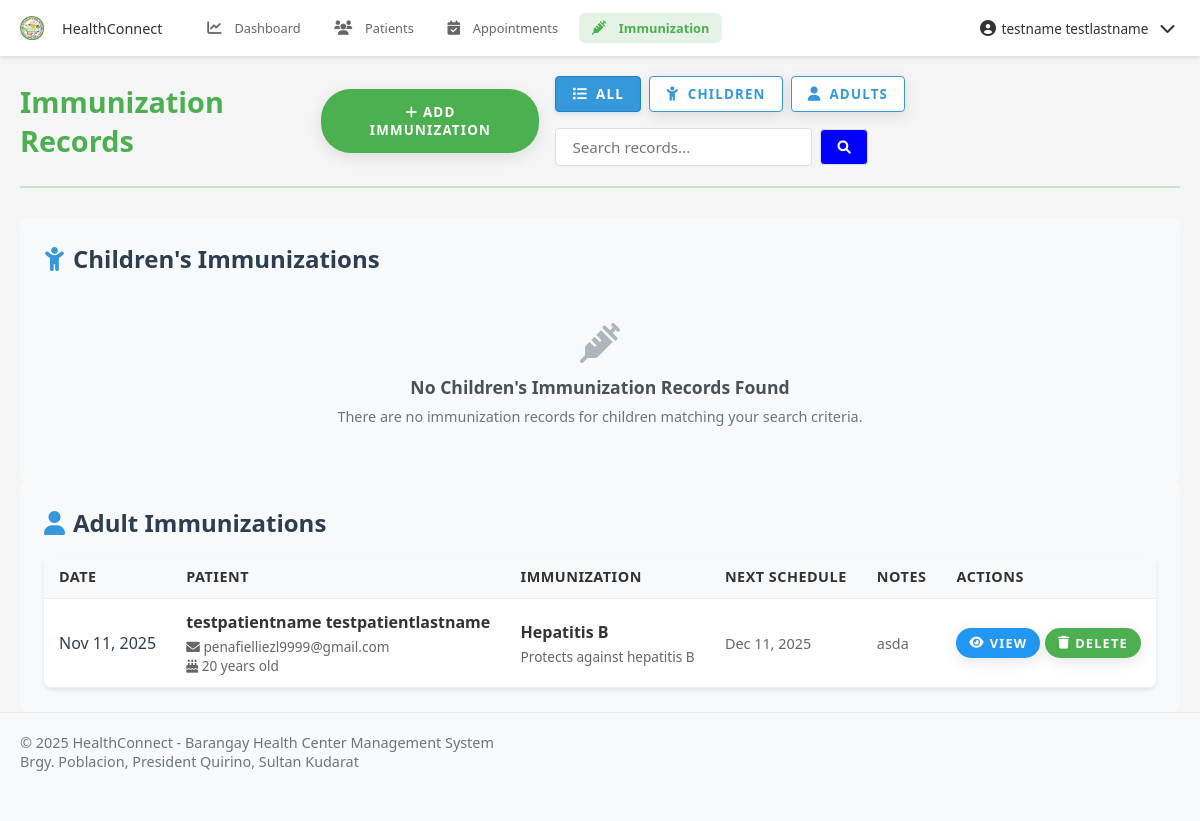
Page /pages/health_worker/immunization.php (signed in) on the committed database.
### tables this page shows
CREATE TABLE `immunization_records` (
  `immunization_record_id` int(11) NOT NULL,
  `patient_id` int(11) DEFAULT NULL,
  `immunization_type_id` int(11) DEFAULT NULL,
  `health_worker_id` int(11) DEFAULT NULL,
  `dose_number` int(11) DEFAULT NULL,
  `date_administered` date DEFAULT NULL,
  `next_schedule_date` date DEFAULT NULL,
  `notes` text DEFAULT NULL,
  `created_at` timestamp NOT NULL DEFAULT current_timestamp(),
  `updated_at` timestamp NOT NULL DEFAULT current_timestamp() ON UPDATE current_timestamp()
);

CREATE TABLE `users` (
  `user_id` int(11) NOT NULL,
  `role_id` int(11) DEFAULT NULL,
  `username` varchar(50) NOT NULL,
  `email` varchar(100) NOT NULL,
  `password` varchar(255) NOT NULL,
  `mobile_number` varchar(20) DEFAULT NULL,
  `first_name` varchar(100) NOT NULL,
  `middle_name` varchar(100) DEFAULT NULL,
  `last_name` varchar(100) NOT NULL,
  `gender` enum('Male','Female','Other') DEFAULT NULL,
  `date_of_birth` date DEFAULT NULL,
  `address` text DEFAULT NULL,
  `profile_picture` varchar(255) DEFAULT NULL,
  `is_active` tinyint(1) DEFAULT 1,
  `last_login` datetime DEFAULT NULL,
  `otp` varchar(6) DEFAULT NULL,
  `otp_expiry` datetime DEFAULT NULL,
  `created_at` timestamp NOT NULL DEFAULT current_timestamp(),
  `updated_at` timestamp NOT NULL DEFAULT current_timestamp() ON UPDATE current_timestamp()
);

CREATE TABLE `immunization_types` (
  `immunization_type_id` int(11) NOT NULL,
  `name` varchar(100) NOT NULL,
  `description` text DEFAULT NULL,
  `recommended_age` varchar(100) DEFAULT NULL,
  `dose_count` int(11) DEFAULT 1,
  `created_at` timestamp NOT NULL DEFAULT current_timestamp()
);

### pages/health_worker/immunization.php (the view, shortened to what this page needs)
<?php
$database = new Database();
$pdo = $database->getConnection();
try {
    $query = "SELECT health_worker_id FROM health_workers WHERE user_id = ?";
    $stmt = $pdo->prepare($query);
    $stmt->execute([$_SESSION['user_id']]);
    $health_worker = $stmt->fetch(PDO::FETCH_ASSOC);
    $health_worker_id = $health_worker['health_worker_id'];
} catch (PDOException $e) {
    error_log("Error fetching health worker ID: " . $e->getMessage());
    header('Location: /connect/pages/login.php');
    exit();
}
$search = isset($_GET['search']) ? trim($_GET['search']) : '';
$where_clause = '';
$params = [];
if (!empty($search)) {
    $where_clause = "AND (CONCAT(u.first_name, ' ', u.last_name) LIKE ? OR u.email LIKE ? OR it.name LIKE ?)";
    $search_param = "%$search%";
    $params = [$health_worker_id, $search_param, $search_param, $search_param];
} else {
    $params = [$health_worker_id];
}
try {
    $query = "SELECT ir.*,
              CONCAT(u.first_name, ' ', u.last_name) as patient_name,
              u.email as patient_email,
              it.name as immunization_name,
              it.description as immunization_description,
              TIMESTAMPDIFF(YEAR, u.date_of_birth, CURDATE()) as age
              FROM immunization_records ir
              JOIN patients p ON ir.patient_id = p.patient_id
              JOIN users u ON p.user_id = u.user_id
              JOIN immunization_types it ON ir.immunization_type_id = it.immunization_type_id
              WHERE ir.health_worker_id = ? $where_clause
              ORDER BY ir.date_administered DESC";
    $stmt = $pdo->prepare($query);
    $stmt->execute($params);
    $immunizations = $stmt->fetchAll(PDO::FETCH_ASSOC);
    $child_immunizations = array_filter($immunizations, function($record) {
        return $record['age'] < 18;
    });
    $adult_immunizations = array_filter($immunizations, function($record) {
        return $record['age'] >= 18;
    });
} catch (PDOException $e) {
    error_log("Error fetching immunization data: " . $e->getMessage());
    $immunizations = [];
    $immunization_types = [];
    $patients_list = [];
}
?>
<!DOCTYPE html>
<html lang="en">
<head>
    <?php include __DIR__ . '/../../includes/header_links.php'; ?>
</head>
<body>
    <?php include __DIR__ . '/../../includes/navbar.php'; ?>
    <div class="container">
        <div class="page-header">
            <h1>Immunization Records</h1>
            <div class="header-actions">
                <button class="btn btn-primary" onclick="showAddImmunizationModal()">
                    <i class="fas fa-plus"></i> Add Immunization
                </button>
                <div class="filter-actions">
                    <div class="filter-buttons">
                        <button class="btn btn-filter active" data-filter="all">
                            <i class="fas fa-list"></i> All
                        </button>
                        <button class="btn btn-filter" data-filter="children">
                            <i class="fas fa-child"></i> Children
                        </button>
                        <button class="btn btn-filter" data-filter="adults">
                            <i class="fas fa-user"></i> Adults
                        </button>
                    </div>
                <form class="search-form" action="" method="GET">
                    <input type="text" name="search" placeholder="Search records..." value="<?php echo htmlspecialchars($search); ?>">
                    <button type="submit"><i class="fas fa-search"></i></button>
                </form>
                </div>
            </div>
        </div>
        <div class="immunization-sections">
            <div class="immunization-section">
                <h2><i class="fas fa-child"></i> Children's Immunizations</h2>
                <div class="immunization-table-container">
                    <?php if (empty($child_immunizations)): ?>
                    <div class="empty-state">
                        <i class="fas fa-syringe"></i>
                        <h3>No Children's Immunization Records Found</h3>
                        <p>There are no immunization records for children matching your search criteria.</p>
                    </div>
                    <?php endif; ?>
                </div>
            </div>
            <div class="immunization-section">
                <h2><i class="fas fa-user"></i> Adult Immunizations</h2>
                <div class="immunization-table-container">
                    <?php if (empty($adult_immunizations)): ?>
                    <div class="empty-state">
                        <i class="fas fa-syringe"></i>
                        <h3>No Adult Immunization Records Found</h3>
                        <p>There are no immunization records for adults matching your search criteria.</p>
                    </div>
                    <?php else: ?>
                    <table class="immunization-table">
                        <thead>
                            <tr>
                                <th>Date</th>
                                <th>Patient</th>
                                <th>Immunization</th>
                                <th>Next Schedule</th>
                                <th>Notes</th>
                                <th>Actions</th>
                            </tr>
                        </thead>
                        <tbody>
                            <?php foreach ($adult_immunizations as $record): ?>
                            <tr>
                                <td>
                                    <div class="table-date">
                                        <?php echo date('M d, Y', strtotime($record['date_administered'])); ?>
                                    </div>
                                </td>
                                <td>
                                    <div class="table-patient-name">
                                        <?php echo htmlspecialchars($record['patient_name']); ?>
                                    </div>
                                    <div class="table-patient-info">
                                        <div><i class="fas fa-envelope"></i> <?php echo htmlspecialchars($record['patient_email']); ?></div>
                                        <div><i class="fas fa-birthday-cake"></i> <?php echo htmlspecialchars($record['age']); ?> years old</div>
                                    </div>
                                </td>
                                <td>
                                    <div class="table-immunization-name">
                                        <?php echo htmlspecialchars($record['immunization_name']); ?>
                                    </div>
                                    <div class="table-immunization-desc" title="<?php echo htmlspecialchars($record['immunization_description']); ?>">
                                        <?php echo htmlspecialchars($record['immunization_description']); ?>
                                    </div>
                                </td>
                                <td>
                                    <div class="table-next-schedule">
                                        <?php if (!empty($record['next_schedule_date'])): ?>
                                            <?php echo date('M d, Y', strtotime($record['next_schedule_date'])); ?>
                                        <?php else: ?>
                                            <span class="text-muted">None</span>
                                        <?php endif; ?>
                                    </div>
                                </td>
                                <td>
                                    <div class="table-notes" title="<?php echo htmlspecialchars($record['notes'] ?? ''); ?>">
                                        <?php echo htmlspecialchars($record['notes'] ?? 'No notes'); ?>
                                    </div>
                                </td>
                                <td>
                                    <div class="table-actions">
                                        <a href="view_immunization.php?id=<?php echo $record['immunization_record_id']; ?>" class="btn btn-view" title="View Details">
                                            <i class="fas fa-eye"></i> View
                                        </a>
                                        <button class="btn btn-danger" onclick="deleteRecord(<?php echo $record['immunization_record_id']; ?>)" title="Delete Record">
                                            <i class="fas fa-trash"></i> Delete
                                        </button>
                                    </div>
                                </td>
                            </tr>
                            <?php endforeach; ?>
                        </tbody>
                    </table>
                    <?php endif; ?>
                </div>
            </div>
        </div>
    </div>
    <?php include __DIR__ . '/../../includes/footer.php'; ?>
</body>
</html>

### assets/css/style.css (style rules this page uses)
:root { --primary-color: #4CAF50; --primary-dark: #388E3C; --primary-light: #C8E6C9; --accent-color: #FF5722; --text-primary: #212121; --text-secondary: #757575; --divider-color: #BDBDBD; --background-color: #F5F5F5; --white: #FFFFFF; --error: #F44336; --warning: #FFC107; --info: #2196F3; --success: #4CAF50; }
* { margin: 0; padding: 0; box-sizing: border-box; font-family: 'Poppins', 'Segoe UI', Arial, sans-serif; }
html, body { height: 100%; background-color: var(--background-color); color: var(--text-primary); font-size: 16px; overflow-x: hidden; }
a { color: var(--primary-dark); text-decoration: none; transition: color 0.3s ease; }
.container { width: 100%; max-width: 1200px; margin: 0 auto; padding: 0 20px; }
.btn { display: inline-block; padding: 14px 28px; background-color: var(--primary-color); color: var(--white); border-radius: 30px; font-weight: 600; text-transform: uppercase; letter-spacing: 1.2px; transition: all 0.3s ease; cursor: pointer; border: none; box-shadow: 0 4px 15px rgba(0,0,0,0.1); }
.page-header { display: flex; justify-content: space-between; align-items: center; margin-bottom: 30px; padding: 20px 0; border-bottom: 2px solid var(--primary-light); }
.page-header h1 { color: var(--primary-color); margin: 0; font-size: 1.8rem; }
.header-actions { display: flex; gap: 15px; align-items: center; }
.search-form { display: flex; gap: 10px; align-items: center; }
.search-form input { padding: 8px 15px; border: 1px solid var(--divider-color); border-radius: 6px; min-width: 250px; font-size: 0.95rem; }
.search-form button { background: var(--primary-color); color: white; border: none; padding: 8px 15px; border-radius: 6px; cursor: pointer; transition: background-color 0.3s ease; }
.btn-view { background: var(--info); color: white; }
body { padding-top: 60px; padding-bottom: 70px; }

### includes/navbar.php (style rules this page uses)
body { padding-top: 48px; padding-bottom: 56px; }
@media (min-width: 769px) { body { padding-bottom: 0; } }
@media (min-width: 769px) { body { padding-top: 56px; } }

### rows in the picture
immunization_records: date_administered "Nov 11, 2025", patient_name "testpatientname testpatientlastname", users.email "penafielliezl9999@gmail.com", age "20", immunization_type.name "Hepatitis B", immunization_type.description "Protects against hepatitis B", next_schedule_date "Dec 11, 2025", notes "asda"

### other values in the picture
$_SESSION['name'] "testname testlastname"
